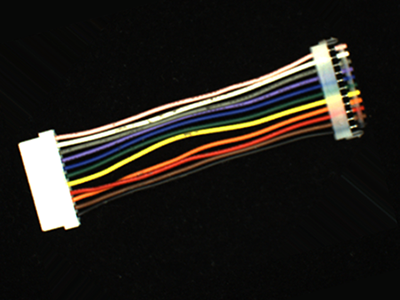
//> input picture image/5.tif, 400 x 300 px
$ ./correct_object   (built with g++ and OpenCV 4)
//> lines starting //> are read from the running program, lines starting //| are printed output that depends on the picture; after the words box and inside, x2 and y2 are one past the last pixel; in counts of white or black regions, pixels touching at a corner belong together
### chapter10/예제_10.1.2/hough.hpp
#include "opencv2/opencv.hpp"
using namespace cv;
using namespace std;

void hough_coord(Mat image, Mat& acc_mat, double rho, double theta)
{
   int  acc_h = int((image.rows + image.cols) * 2 / rho);
   int  acc_w = int(CV_PI / theta);

   acc_mat = Mat(acc_h, acc_w, CV_32S, Scalar(0));

   for (int i = 0; i < image.rows; i++) {
      for (int j = 0; j < image.cols; j++)
      {
         Point pt(j, i);
         if (image.at<uchar>(pt) > 0) {

            for (int t = 0; t < acc_mat.cols; t++)
            {
               double radian = t * theta;
               double r = pt.x * cos(radian) + pt.y * sin(radian);
               r = cvRound(r / rho + acc_mat.rows / 2.0);
               acc_mat.at<int>((int)r, t)++;
            }
         }
      }
   }
}

void acc_mask(Mat acc_mat, Mat& acc_dst, Size size, int thresh)
{
   acc_dst = Mat(acc_mat.size(), CV_32S, Scalar(0));
   Point  h_m = size / 2;   // 마스크 크기 절반

   for (int r = h_m.y; r < acc_mat.rows - h_m.y; r++) {
      for (int t = h_m.x; t < acc_mat.cols - h_m.x; t++)
      {
         Point center = Point(t, r) - h_m;
         int c_value = acc_mat.at<int>(center);   // 중심화소
         if (c_value >= thresh)
         {
            double maxVal = 0;
            for (int u = 0; u < size.height; u++) {
               for (int v = 0; v < size.width; v++)
               {
                  Point start = center + Point(v, u);
                  if (start != center && acc_mat.at<int>(start) > maxVal)
                     maxVal = acc_mat.at<int>(start);
               }
            }

            Rect rect(center, size);
            if (c_value >= maxVal)
            {
               acc_dst.at<int>(center) = c_value;
               acc_mat(rect).setTo(0);
            }
         }
      }
   }
}

void thres_lines(Mat acc_dst, Mat& lines, double _rho, double theta, int thresh)
{
   for (int r = 0; r < acc_dst.rows; r++) {
      for (int t = 0; t < acc_dst.cols; t++)
      {
         float value = (float)acc_dst.at<int>(r, t);         // 누적값
         if (value >= thresh)                        // 직선 길이 임계값
         {
            float rho = (float)((r - acc_dst.rows / 2) * _rho);      // 수직거리
            float radian = (float)(t * theta);                  // 각도

            Matx13f line(rho, radian, value);             // 단일 직선
            lines.push_back((Mat)line);
         }
      }
   }
}

void sort_lines(Mat lines, vector<Vec2f>& s_lines)
{
   Mat acc = lines.col(2), idx;
   sortIdx(acc, idx, SORT_EVERY_COLUMN + SORT_DESCENDING);

   for (int i = 0; i < idx.rows; i++)
   {
      int id = idx.at<int>(i);
      float rho = lines.at<float>(id, 0);      // 수직거리
      float radian = lines.at<float>(id, 1);
      s_lines.push_back(Vec2f(rho, radian));
   }
}

void houghLines(Mat src, vector<Vec2f>& s_lines, double rho, double theta, int thresh)
{
   Mat  acc_mat, acc_dst, lines;
   hough_coord(src, acc_mat, rho, theta);
   acc_mask(acc_mat, acc_dst, Size(3, 7), thresh);

   thres_lines(acc_dst, lines, rho, theta, thresh);
   sort_lines(lines, s_lines);
}

void draw_houghLines(Mat image, Mat& dst, vector<Vec2f> lines, int nline)
{
   cvtColor(image, dst, COLOR_GRAY2BGR);
   for (int i = 0; i < min((int)lines.size(), nline); i++)
   {
      float rho = lines[i][0], theta = lines[i][1];
      double a = cos(theta), b = sin(theta);

      Point2d delta(1000 * -b, 1000 * a);
      Point2d pt(a * rho, b * rho);

      line(dst, pt + delta, pt - delta, Scalar(0, 0, 255), 1, LINE_AA);
   }
}

### chapter10/예제_10.1.2/correct_object.cpp
#include "hough.hpp"
#include <opencv2/imgproc/types_c.h>

void max_object(Mat img, Rect &rect )
{
	vector<vector<Point>> contours;
	findContours(img.clone(), contours, RETR_EXTERNAL, CHAIN_APPROX_SIMPLE);	// �ܰ��� ����

	int max_area = 0 ;
	for (int i = 0; i < (int)contours.size(); i++)	// ���� ū ���� ��������
	{
		Rect r = boundingRect(contours[i]);			// �ܰ��� ���� ���� �簢��
		if (max_area < r.area()) {
			max_area = r.area();
			rect = r;
		}
	}
	rect = rect - Point(10, 10) + Size(20, 20);
}

int main()
{
	Rect  rect;
	Mat		gray, canny, morph, th_gray, canny_line, dst;
	double rho = 1, theta = CV_PI / 180;				// ������ȯ �Ÿ�����, ��������
	vector<Vec2f> lines;								// ���� ���� ���ε�

	Mat  image = imread("../../image/5.tif" , 1);
//> image is the input picture: 300 rows x 400 cols, CV_8UC3; mean B, G, R 26.6, 31.3, 34.6
	CV_Assert(image.data);

	cvtColor(image, gray, CV_BGR2GRAY);						// ���ϵ� ���� ��ȯ
	threshold(gray, th_gray, 240, 255, THRESH_BINARY);		//���� ���� ��ȯ
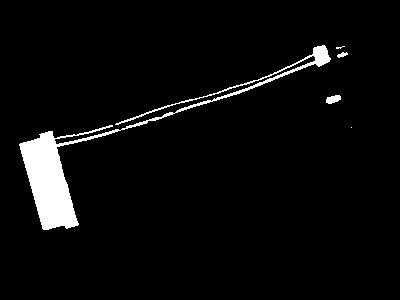
//> th_gray: 300 rows x 400 cols, CV_8UC1; 4.2% white; 5 white regions (2 under 20 px), largest, box (x1, y1, x2, y2) and area: (19, 45, 331, 230) 4866, (326, 95, 341, 104) 96, (337, 52, 348, 58) 38
	erode(th_gray, morph, Mat(), Point(-1, -1), 2);			// ħ�� ����
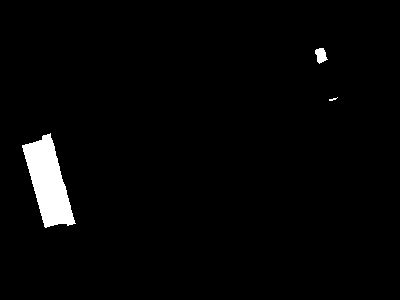
//> morph: 300 rows x 400 cols, CV_8UC1; 2.4% white; 3 white regions (1 under 20 px)

	max_object(morph, rect);								// ���� ū ��ü �˻�
//> in max_object, `findContours(img.clone(), contours, RETR_EXTERNAL, CHAIN_APPROX_SIMPLE);`: contours = 3 contours, 1 with area under 20; largest, box (x1, y1, x2, y2) and area: (22, 133, 76, 228) 2598, (315, 48, 328, 64) 114
//> the loop in max_object, `for (int i = 0; i < (int)contours.size(); i++)` made 3 passes
//> (max_area, rect) on pass 1: (5130, Rect(22, 133, 54, 95))
//> r on passes 2 to 3: Rect(329, 97, 9, 4), Rect(315, 48, 13, 16)
//> after the loop in max_object, `for (int i = 0; i < (int)contours.size(); i++)`: max_area = 5130
//> in max_object, `rect = rect - Point(10, 10) + Size(20, 20);`: rect = Rect(12, 123, 74, 115)
//> rect = Rect(12, 123, 74, 115)
	rectangle(morph, rect, Scalar(100), 2);					// �˻� ��ü ǥ��
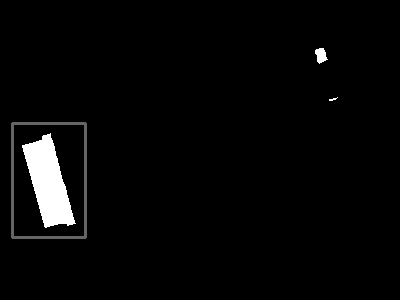
//> morph: 300 rows x 400 cols, CV_8UC1; 0.93% of pixels changed, all inside (x1, y1, x2, y2) = (11, 122, 87, 239)

	Canny(th_gray(rect), canny, 40, 100);
//> canny: 115 rows x 74 cols, CV_8UC1; 4.1% white in thin lines or dots, all inside (x1, y1, x2, y2) = (7, 7, 74, 107)
	houghLines(canny, lines, rho, theta, 50);
//> after the loop in hough_coord, `for (int i = 0; i < image.rows; i++)`:
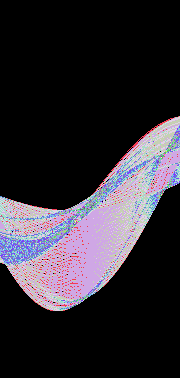
//> acc_mat: 378 rows x 180 cols, CV_32SC1; 42 distinct labels, from 0 to 70; one colour per label, 0 black
//> in acc_mask, `Point  h_m = size / 2;`: h_m = Point(1, 3)
//> after the loop in acc_mask, `for (int r = h_m.y; r < acc_mat.rows - h_m.y; r++)`:
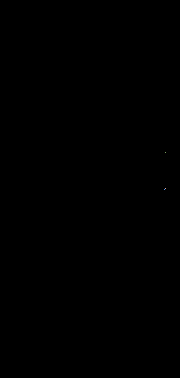
//> acc_dst: 378 rows x 180 cols, CV_32SC1; 4 distinct labels, from 0 to 70; one colour per label, 0 black
//> after the loop in acc_mask, `for (int r = h_m.y; r < acc_mat.rows - h_m.y; r++)`: acc_mat: 378 rows x 180 cols, CV_32SC1; 39 distinct labels, from 0 to 47
//> after the loop in thres_lines, `for (int r = 0; r < acc_dst.rows; r++)`: lines = [[-37, 2.88, 58], [-1, 2.88, 67], [0, 2.86, 70]]
//> in sort_lines, `Mat acc = lines.col(2), idx;`: acc = [58, 67, 70]
//> in sort_lines, `sortIdx(acc, idx, SORT_EVERY_COLUMN + SORT_DESCENDING);`: idx = [2, 1, 0]
//> the loop in sort_lines, `for (int i = 0; i < idx.rows; i++)` made 3 passes
//> (id, rho, radian) on passes 1 to 3: (2, 0, 2.86), (1, -1, 2.88), (0, -37, 2.88)
//> in houghLines, `sort_lines(lines, s_lines);`: s_lines = 3 items: [0, 2.86], [-1, 2.88], [-37, 2.88]
//> lines = 3 items: [0, 2.86], [-1, 2.88], [-37, 2.88]
	draw_houghLines(canny, canny_line, lines, 1);
//> the loop in draw_houghLines, `for (int i = 0; i < min((int)lines.size(), nline); i++)` made 1 pass
//> (rho, theta, a, b, delta, pt) on pass 1: (0, 2.86, -0.961, 0.276, Point(-275.6, -961.3), Point(0, 0))
//> after the loop in draw_houghLines, `for (int i = 0; i < min((int)lines.size(), nline); i++)`:
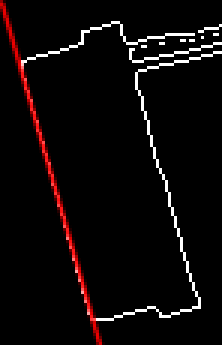
//> dst: 115 rows x 74 cols, CV_8UC3 (shown 3 times larger); mean B, G, R 8.4, 8.4, 13.2

	double angle = (CV_PI - lines[0][1]) * 180 / CV_PI  ;
//> angle = 16
	Point  center = image.size() / 2;
//> center = Point(200, 150)
	Mat rot_map = getRotationMatrix2D(center, -angle, 1);
//> rot_map = [[0.961, -0.276, 49.09], [0.276, 0.961, -49.32]]

	warpAffine(image, dst, rot_map, image.size(), INTER_LINEAR);
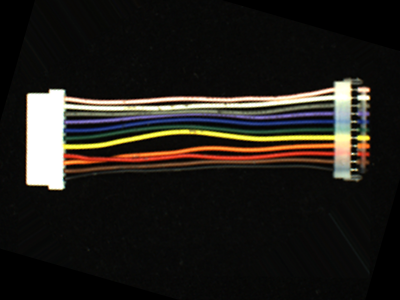
//> dst: 300 rows x 400 cols, CV_8UC3; mean B, G, R 25.9, 30.5, 33.8
	imshow("morph", morph);
	imshow("image", image);
	imshow("line", canny_line);
	imshow("dst", dst);

	resizeWindow("line", 150, 150);
	waitKey();
}

// [11 lines of commented-out code are left out]
